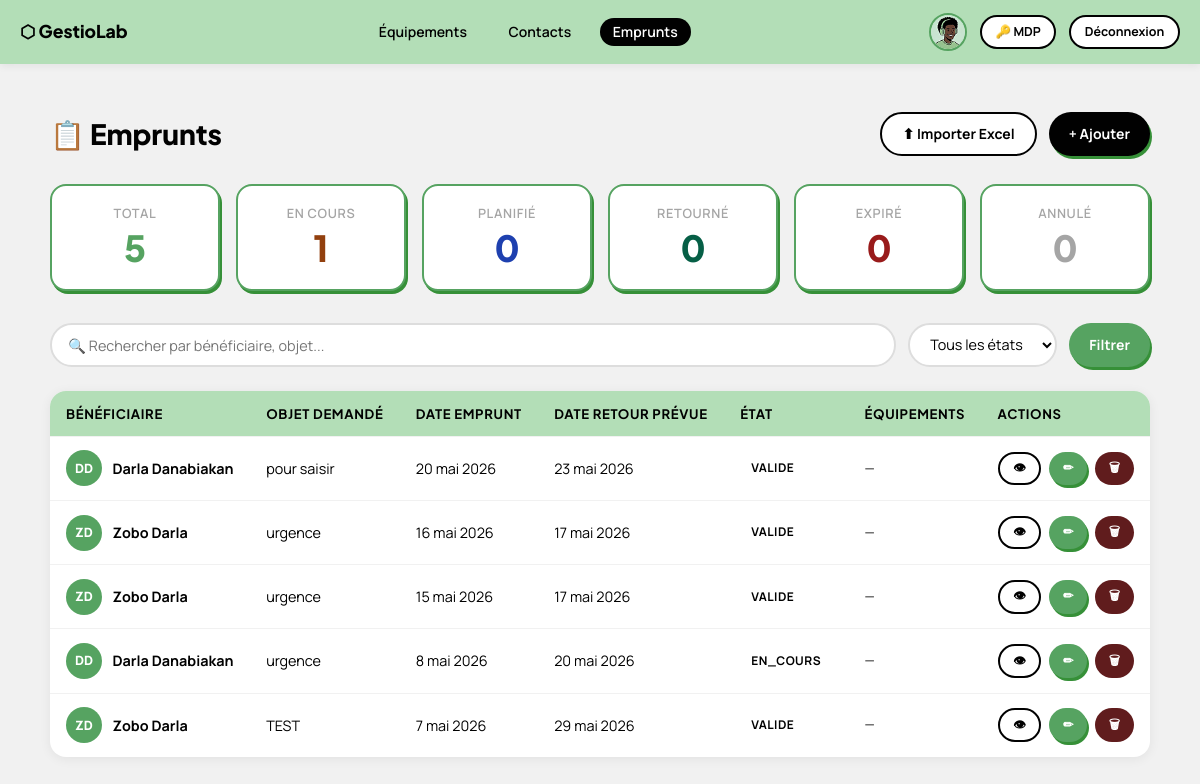
Screenshot of /emprunt/liste_emprunts with the database file from the repository.
### gestion_equipements/emprunt/models.py (models this page shows, shortened)
class Emprunt(models.Model):
    EMPRUNT_STATE = [
        ("EN_COURS", "En cours"),
        ("PLANIFIE", "Planifié"),
        ("VALIDE", "Validé"),
        ("RETOURNE", "Retourné"),
        ("EXPIRE", "Expiré"),
        ("ANNULE", "Annulé"),
        ("REFUSE", "Refusé"),
    ]
    equipement = models.ForeignKey(
        'equipements.Equipement',
        on_delete=models.CASCADE,
        related_name="emprunts"
    )
    beneficiaire = models.ForeignKey(Contact, on_delete=models.CASCADE)
    object_dmd = models.CharField(max_length=50)
    date_empr = models.DateField()  # auto_now_add=True)
    date_retour_prevu = models.DateField()
    date_retour_effect = models.DateField(null=True, blank=True)
    message_admin = models.TextField(blank=True, null=True)
    etat = models.CharField(
        max_length=20,
        choices=EMPRUNT_STATE,
        default="EN_COURS"
    )

### gestion_equipements/contacts/models.py (models this page shows, shortened)
class Contact(models.Model):
    TYPE_CHOICES = [
        ('etudiant', 'Étudiant'),
        ('enseignant', 'Enseignant'),
        ('personnel', 'Personnel'),
        ('externe', 'Externe'),
    ]
    nom = models.CharField(max_length=100)
    prenom = models.CharField(max_length=100)
    email = models.EmailField(unique=True)
    telephone = models.CharField(max_length=20, blank=True)
    type_contact = models.CharField(max_length=20, choices=TYPE_CHOICES, default='etudiant')
    matricule = models.CharField(max_length=50, blank=True, unique=True)
    filiere = models.CharField(max_length=100, blank=True)
    adresse = models.TextField(blank=True)
    date_ajout = models.DateTimeField(auto_now_add=True)
    date_modification = models.DateTimeField(auto_now=True)
    est_actif = models.BooleanField(default=True)
    notes = models.TextField(blank=True)
    @property
    def nom_complet(self):
        return f"{self.prenom} {self.nom}"
    class Meta:
        verbose_name = "Contact"
        ordering = ['nom', 'prenom']

### gestion_equipements/emprunt/views.py (the view)
# urls.py: path('liste_emprunts', liste_emprunts, name='liste_emprunts'),
def liste_emprunts(request):
    query = request.GET.get('q', '')
    etat_filtre = request.GET.get('etat', '')
    emprunts = EmpruntService.liste_emprunts(query, etat_filtre)
    emprunts = emprunts.exclude(etat="PLANIFIE").order_by('-date_empr')
    stats = {
        "total": Emprunt.objects.count(),
        "en_cours": Emprunt.objects.filter(etat="EN_COURS").count(),
        "planifies": Emprunt.objects.filter(etat="PLANIFIE").count(),
        "valides": Emprunt.objects.filter(etat="VALIDE").count(),
        "retournes": Emprunt.objects.filter(etat="RETOURNE").count(),
        "expires": Emprunt.objects.filter(etat="EXPIRE").count(),
        "annules": Emprunt.objects.filter(etat="ANNULE").count(),
    }
    return render(request, "emprunt/liste.html", {
        "emprunts": emprunts,
        "stats": stats,
        "query": query,
        "etat_filtre": etat_filtre,
        "etats": Emprunt.EMPRUNT_STATE,
    })

### gestion_equipements/emprunt/emprunt_service.py (called while the page is built, shortened)
    @staticmethod
    def liste_emprunts(query='', etat_filtre=''):
        emprunts = Emprunt.objects.all()
        if etat_filtre:
            emprunts = emprunts.filter(etat=etat_filtre)
        return emprunts

### gestion_equipements/emprunt/templates/emprunt/liste.html (shortened to what this page needs)
{% load static %}
<!DOCTYPE html>
<html lang="fr">
<head>
  <link rel="stylesheet" href="{% static 'css/reset.css' %}">
  <link rel="stylesheet" href="{% static 'css/modules.css' %}">
</head>
<body>
<header class="header">
  <a href="#" class="header-brand">⬡ GestioLab</a>
  <nav class="header-nav">
    <a href="{% url 'liste_equipements' %}">Équipements</a>
    <a href="{% url 'liste_contacts' %}">Contacts</a>
    <a href="{% url 'liste_emprunts' %}" class="active">Emprunts</a>
  </nav>
  <div class="header-right">
    <img src="{% static 'assets/img/profil-picture.png' %}" alt="profil">
    <a href="{% url 'modifier_mot_de_passe' %}" class="btn btn-outline btn-sm">🔑 MDP</a>
    <a href="{% url 'logout' %}" class="btn btn-outline btn-sm">Déconnexion</a>
  </div>
</header>
<div class="page-wrapper">
  <div class="page-title-bar">
    <h1 class="page-title">📋 Emprunts</h1>
    <div class="page-actions">
      <a href="{% url 'importer_emprunts' %}" class="btn btn-outline">⬆ Importer Excel</a>
      <a href="#" class="btn btn-primary">+ Ajouter</a>
    </div>
  </div>
  <div class="stats-row">
    <div class="stat-card">
      <div class="stat-label">Total</div>
      <div class="stat-value">{{ stats.total }}</div>
    </div>
    <div class="stat-card">
      <div class="stat-label">En cours</div>
      <div class="stat-value" style="color:#92400e">{{ stats.en_cours }}</div>
    </div>
    <div class="stat-card">
      <div class="stat-label">Planifié</div>
      <div class="stat-value" style="color:#1e40af">{{ stats.planifies }}</div>
    </div>
    <div class="stat-card">
      <div class="stat-label">Retourné</div>
      <div class="stat-value" style="color:#065f46">{{ stats.retournes }}</div>
    </div>
    <div class="stat-card">
      <div class="stat-label">Expiré</div>
      <div class="stat-value" style="color:#991b1b">{{ stats.expires }}</div>
    </div>
    <div class="stat-card">
      <div class="stat-label">Annulé</div>
      <div class="stat-value" style="color:var(--c5)">{{ stats.annules }}</div>
    </div>
  </div>
  <form method="GET" class="filter-bar">
    <input type="text" name="q" value="{{ query }}" placeholder="🔍 Rechercher par bénéficiaire, objet...">
    <select name="etat">
      <option value="">Tous les états</option>
    </select>
    <button type="submit" class="btn btn-green btn-search">Filtrer</button>
  </form>
  <div class="table-card">
    <div class="table-scroll">
      {% if emprunts %}
      <table class="data-table">
        <thead>
          <tr>
            <th>Bénéficiaire</th>
            <th>Objet demandé</th>
            <th>Date emprunt</th>
            <th>Date retour prévue</th>
            <th>État</th>
            <th>Équipements</th>
            <th>Actions</th>
          </tr>
        </thead>
        <tbody>
          {% for emprunt in emprunts %}
          <tr>
            <td>
              <div style="display:flex;align-items:center;gap:.65rem">
                <div class="avatar">{{ emprunt.beneficiaire.prenom|first|upper }}{{ emprunt.beneficiaire.nom|first|upper }}</div>
                <strong>{{ emprunt.beneficiaire.nom_complet }}</strong>
              </div>
            </td>
            <td>{{ emprunt.object_dmd }}</td>
            <td>{{ emprunt.date_empr }}</td>
            <td>{{ emprunt.date_retour_prevu }}</td>
            <td>
              <span class="badge badge-etat-{{ emprunt.etat|lower|cut:' ' }}">
                {{ emprunt.etat }}
              </span>
            </td>
            <td style="font-size:.82rem">
              {% for eq in emprunt.equipements.all %}
                <span style="display:inline-block;margin:.1rem .2rem .1rem 0;padding:.15rem .5rem;background:var(--c4);border-radius:4px;font-family:monospace">
                  {{ eq.reference }}
                </span>
              {% empty %}
                —
              {% endfor %}
            </td>
            <td>
              <div class="td-actions">
                <a href="#" class="btn btn-sm btn-outline" title="Voir">👁</a>
                <a href="#" class="btn btn-sm btn-green" title="Modifier">✏</a>
                <a href="#" class="btn btn-sm btn-danger" title="Supprimer">🗑</a>
              </div>
            </td>
          </tr>
          {% endfor %}
        </tbody>
      </table>
      {% endif %}
    </div>
  </div>
</div>
</body>
</html>

### gestion_equipements/gestion_utilisateurs/static/css/modules.css (style rules this page uses)
*, *::before, *::after { box-sizing: border-box; margin: 0; padding: 0; }
:root { --c1: #010101; --c2: #56A361; --c2d: #3d7a48; --c2l: #B3DEB7; --c3: #FFFFFF; --c4: #DFEDD9; --c5: #A5A5A5; --c6: #F7BBBA; --c7: #601C1D; --c8: #F1F1F1; --c9: #369038; --shadow: 4px 5px 0px 0px #369038; --shadow-sm: 2px 3px 0px 0px #369038; --radius: 16px; --radius-sm: 8px; --ff: 'Plus Jakarta Sans', sans-serif; --ff2: 'Manrope', sans-serif; }
body { font-family: var(--ff2); background-color: var(--c8); color: var(--c1); min-height: 100vh; }
.header { width: 100%; height: 4rem; background-color: var(--c2l); padding-inline: 1.25rem; display: flex; align-items: center; justify-content: space-between; position: sticky; top: 0; z-index: 100; box-shadow: 0 2px 8px #0001; }
.header-brand { font-family: var(--ff); font-weight: 800; font-size: 1.1rem; color: var(--c1); text-decoration: none; }
.header-nav { display: flex; align-items: center; gap: 1rem; }
.header-nav a { font-family: var(--ff2); font-size: .875rem; font-weight: 600; color: var(--c1); text-decoration: none; padding: .35rem .8rem; border-radius: 100px; transition: background .2s; }
.header-nav a:hover, .header-nav a.active { background: var(--c1); color: var(--c3); }
.header-right { display: flex; align-items: center; gap: .8rem; }
.header-right img { width: 38px; height: 38px; border-radius: 50%; border: 2px solid var(--c2); }
.page-wrapper { max-width: 1140px; margin-inline: auto; padding: 2rem 1.25rem 3rem; }
.page-title-bar { display: flex; flex-wrap: wrap; align-items: center; justify-content: space-between; gap: 1rem; margin-bottom: 1.75rem; }
.page-title { font-family: var(--ff); font-size: 1.75rem; font-weight: 800; }
.page-actions { display: flex; gap: .75rem; flex-wrap: wrap; }
.stats-row { display: flex; flex-wrap: wrap; gap: 1rem; margin-bottom: 2rem; }
.stat-card { flex: 1; min-width: 150px; background: var(--c3); border: 2px solid var(--c2); border-radius: var(--radius); padding: 1.25rem 1.5rem; box-shadow: var(--shadow-sm); text-align: center; }
.stat-card .stat-label { font-size: .8rem; font-weight: 600; color: var(--c5); text-transform: uppercase; letter-spacing: .05em; margin-bottom: .3rem; }
.stat-card .stat-value { font-family: var(--ff); font-size: 2.25rem; font-weight: 800; color: var(--c2); }
.filter-bar { display: flex; flex-wrap: wrap; gap: .75rem; margin-bottom: 1.5rem; align-items: center; }
.filter-bar input, .filter-bar select { font-family: var(--ff2); font-size: .9rem; height: 2.75rem; padding: 0 1rem; border: 2px solid #ddd; border-radius: 100px; background: var(--c3); outline: none; transition: border-color .2s; }
.filter-bar input { flex: 1; min-width: 200px; }
.filter-bar .btn-search { height: 2.75rem; }
.btn { display: inline-flex; align-items: center; gap: .4rem; font-family: var(--ff2); font-size: .875rem; font-weight: 700; height: 2.75rem; padding: 0 1.25rem; border-radius: 100px; border: none; cursor: pointer; text-decoration: none; transition: box-shadow .15s, transform .1s; white-space: nowrap; }
.btn-primary { background: var(--c1); color: var(--c3); box-shadow: var(--shadow-sm); }
.btn-green { background: var(--c2); color: var(--c3); box-shadow: var(--shadow-sm); }
.btn-outline { background: var(--c3); color: var(--c1); border: 2px solid var(--c1); }
.btn-danger { background: var(--c7); color: var(--c3); }
.btn-sm { height: 2.1rem; padding: 0 .85rem; font-size: .78rem; }
.table-card { background: var(--c3); border-radius: var(--radius); overflow: hidden; box-shadow: 0 2px 12px #0001; }
.table-scroll { overflow-x: auto; max-height: 55vh; }
.data-table { width: 100%; border-collapse: collapse; }
.data-table thead th { position: sticky; top: 0; z-index: 5; background: var(--c2l); font-family: var(--ff); font-size: .82rem; font-weight: 700; text-transform: uppercase; letter-spacing: .05em; padding: .9rem 1rem; text-align: left; white-space: nowrap; }
.data-table tbody td { padding: .85rem 1rem; font-size: .9rem; border-top: 1px solid var(--c8); vertical-align: middle; }
.data-table .td-actions { display: flex; gap: .5rem; }
.badge { display: inline-block; padding: .25rem .7rem; border-radius: 100px; font-size: .75rem; font-weight: 700; text-transform: uppercase; letter-spacing: .04em; }
.avatar { width: 36px; height: 36px; border-radius: 50%; background: var(--c2); color: var(--c3); display: inline-flex; align-items: center; justify-content: center; font-weight: 800; font-size: .8rem; flex-shrink: 0; }

### rows the page displays
Emprunt: beneficiaire.prenom|first "D", beneficiaire.nom|first "D", beneficiaire.nom_complet "Darla Danabiakan", object_dmd "pour saisir", date_empr "20 mai 2026", date_retour_prevu "23 mai 2026", etat "VALIDE"
Emprunt: beneficiaire.prenom|first "Z", beneficiaire.nom|first "D", beneficiaire.nom_complet "Zobo Darla", object_dmd "urgence", date_empr "16 mai 2026", date_retour_prevu "17 mai 2026", etat "VALIDE"
Emprunt: beneficiaire.prenom|first "Z", beneficiaire.nom|first "D", beneficiaire.nom_complet "Zobo Darla", object_dmd "urgence", date_empr "15 mai 2026", date_retour_prevu "17 mai 2026", etat "VALIDE"
Emprunt: beneficiaire.prenom|first "D", beneficiaire.nom|first "D", beneficiaire.nom_complet "Darla Danabiakan", object_dmd "urgence", date_empr "8 mai 2026", date_retour_prevu "20 mai 2026", etat "EN_COURS"
Emprunt: beneficiaire.prenom|first "Z", beneficiaire.nom|first "D", beneficiaire.nom_complet "Zobo Darla", object_dmd "TEST", date_empr "7 mai 2026", date_retour_prevu "29 mai 2026", etat "VALIDE"

### other values shown
{{ stats.total }} "5"
{{ stats.en_cours }} "1"
{{ stats.planifies }} "0"
{{ stats.retournes }} "0"
{{ stats.expires }} "0"
{{ stats.annules }} "0"
